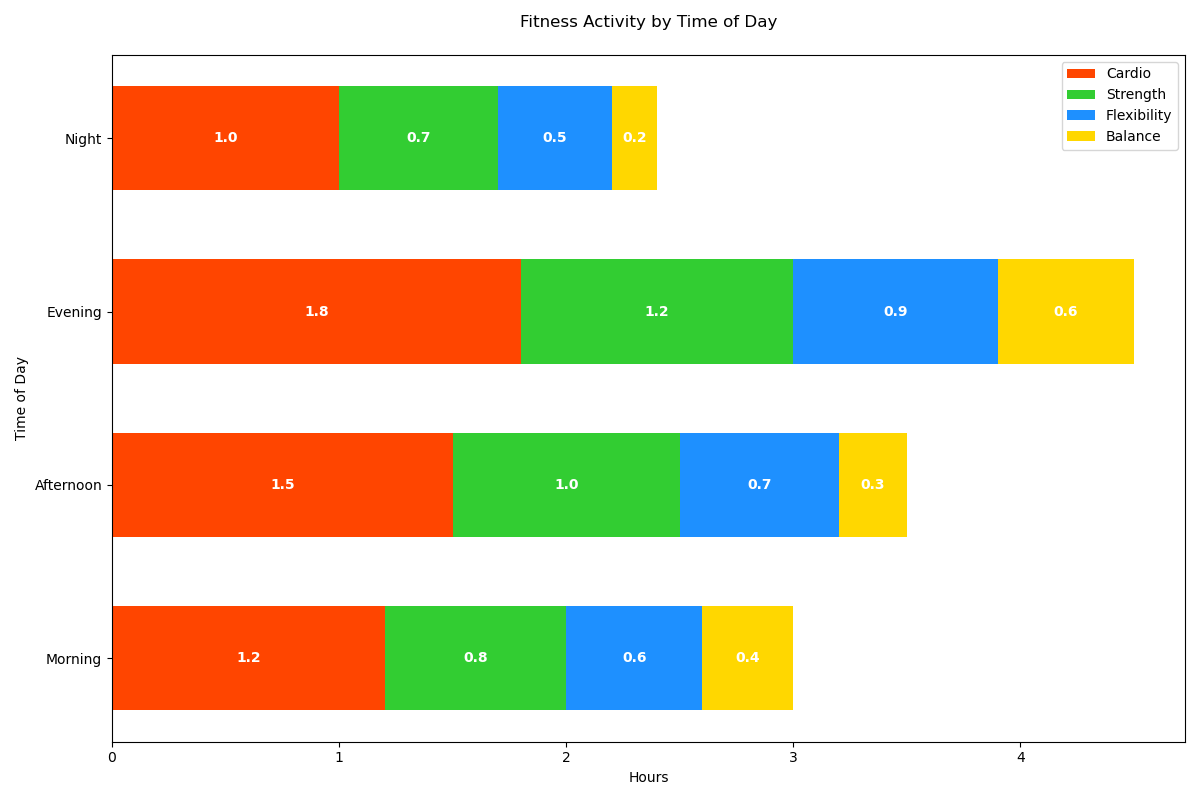

Write Python code to recreate this figure.

import matplotlib.pyplot as plt

# Data
time_of_day = ['Morning', 'Afternoon', 'Evening', 'Night']
cardio = [1.2, 1.5, 1.8, 1.0]
strength = [0.8, 1.0, 1.2, 0.7]
flexibility = [0.6, 0.7, 0.9, 0.5]
balance = [0.4, 0.3, 0.6, 0.2]

# Offsets for stacked bars
bottom_offset_cardio = [0, 0, 0, 0]
bottom_offset_strength = [a+b for a, b in zip(bottom_offset_cardio, cardio)]
bottom_offset_flexibility = [a+b for a, b in zip(bottom_offset_strength, strength)]
bottom_offset_balance = [a+b for a, b in zip(bottom_offset_flexibility, flexibility)]

# Create horizontal bar chart
fig, ax = plt.subplots(figsize=(12, 8))

# Stacked bars
ax.barh(time_of_day, cardio, height=0.6, left=bottom_offset_cardio, color='#FF4500')  # OrangeRed
ax.barh(time_of_day, strength, height=0.6, left=bottom_offset_strength, color='#32CD32')  # LimeGreen
ax.barh(time_of_day, flexibility, height=0.6, left=bottom_offset_flexibility, color='#1E90FF')  # DodgerBlue
ax.barh(time_of_day, balance, height=0.6, left=bottom_offset_balance, color='#FFD700')  # Gold

# Add some text for labels, title, and custom y-axis tick labels, etc.
ax.set_xlabel('Hours')
ax.set_title('Fitness Activity by Time of Day', pad=20)
ax.set_yticks(range(len(time_of_day)))
ax.set_yticklabels(time_of_day)
ax.set_ylabel('Time of Day')

# Display the legend
ax.legend(['Cardio', 'Strength', 'Flexibility', 'Balance'], loc='upper right')

# Add numerical labels
for i, (c, s, f, b) in enumerate(zip(cardio, strength, flexibility, balance)):
    ax.text(c / 2, i, f'{c}', va='center', ha='center', color='white', fontweight='bold')
    ax.text(c + s / 2, i, f'{s}', va='center', ha='center', color='white', fontweight='bold')
    ax.text(c + s + f / 2, i, f'{f}', va='center', ha='center', color='white', fontweight='bold')
    ax.text(c + s + f + b / 2, i, f'{b}', va='center', ha='center', color='white', fontweight='bold')

# Display the plot
plt.tight_layout()
plt.show()
